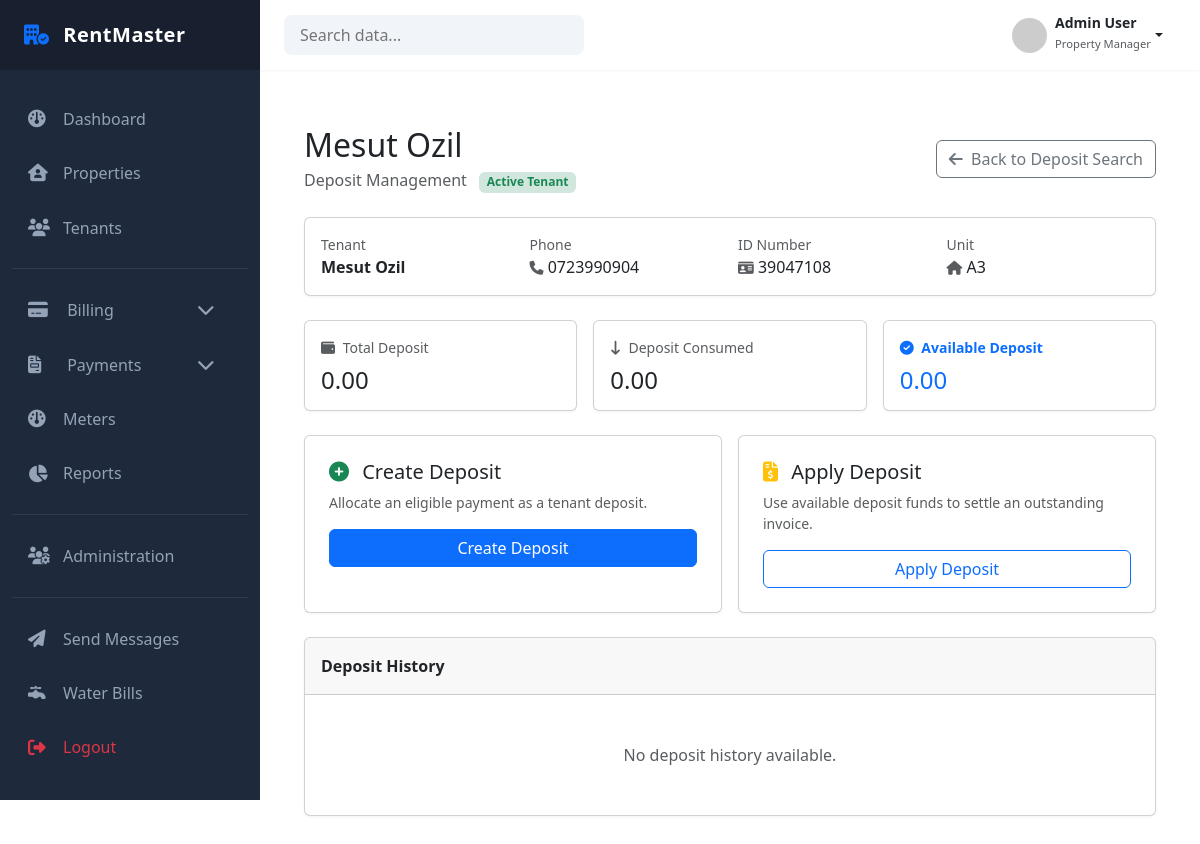
The app's page /finance/deposits/tenant/3/ (signed in) with its own data.
### tenants/models.py (models this page shows, shortened)
class Tenant(models.Model):
    first_name = models.CharField(max_length=100)
    last_name = models.CharField(max_length=100)
    landlord = models.ForeignKey(
        settings.AUTH_USER_MODEL,
        on_delete=models.PROTECT,
        limit_choices_to={"role": "LANDLORD"},
        related_name="tenants"
    )
    phone_number = models.CharField(max_length=20)
    email = models.EmailField(blank=True)
    id_number = models.CharField(max_length=50)
    date_of_birth = models.DateField(null=True, blank=True)
    is_active = models.BooleanField(default=True)
    created_at = models.DateTimeField(auto_now_add=True)
    created_by = models.ForeignKey(
        settings.AUTH_USER_MODEL,
        on_delete=models.PROTECT
    )
    class Meta:
        constraints = [
            UniqueConstraint(
                fields=["id_number", "landlord"],
                name="unique_id_per_landlord"
            ),
            UniqueConstraint(
                fields=["phone_number", "landlord"],
                name="unique_phone_per_landlord"
            )
        ]

class Tenancy(models.Model):
    tenant = models.ForeignKey(
        "Tenant",
        on_delete=models.PROTECT,
        related_name="tenancies"
    )
    unit = models.ForeignKey(
        Unit,
        on_delete=models.PROTECT,
        related_name="tenancies"
    )
    start_date = models.DateField() # when tenancy officially begins
    end_date = models.DateField(null=True, blank=True) # when tenancy ends
    rent_amount = models.DecimalField(max_digits=12, decimal_places=2)
    status = models.CharField(
        max_length=20,
        choices=TenancyStatus.choices,
        default=TenancyStatus.ACTIVE
    )
    created_by = models.ForeignKey(
        settings.AUTH_USER_MODEL,
        on_delete=models.PROTECT,
        related_name="created_tenancies"
    )
    created_at = models.DateTimeField(auto_now_add=True)
    updated_at = models.DateTimeField(auto_now=True)
    class Meta:
        ordering = ["-start_date"]
        constraints = [
            models.UniqueConstraint(
                fields=["unit"],
                condition=Q(status="ACTIVE"),
                name="unique_active_tenancy_per_unit"
            ),
            models.UniqueConstraint(
                fields=["tenant"],
                condition=Q(status="ACTIVE"),
                name="unique_active_tenancy_per_tenant"
            )
        ]

### properties/models.py (models this page shows, shortened)
class Unit(models.Model):
    property = models.ForeignKey(
        Property,
        on_delete=models.PROTECT,
        related_name="units"
    )
    unit_number = models.CharField(max_length=20)
    unit_type = models.CharField(
        max_length=50,
        choices=UnitType.choices
    )
    status = models.CharField(
        max_length=50,
        choices=UnitStatus.choices,
        default=UnitStatus.VACANT
    )
    floor = models.CharField(max_length=20, blank=True)
    is_active = models.BooleanField(default=True)
    created_at = models.DateTimeField(auto_now_add=True)
    class Meta:
        constraints = [
            UniqueConstraint(
                fields=["property", "unit_number"],
                name="unique_unit_number_per_property"
            )
        ]
        ordering = ["unit_number"]

### finance/views/deposit_views.py (the view)
@login_required
def tenant_deposit_view(request, tenant_id):
    try:
        data = get_deposit_dashboard(
            user=request.user,
            tenant_id=tenant_id
        )
        context = {
            "tenant": data["tenant"],
            "tenancy": data["tenancy"],
            "ledger_account": data["ledger_account"],
            "summary": data["summary"],
            "deposit_history": data["deposit_history"],
        }
        return render(
            request,
            "deposits/tenant_deposit.html",
            context
        )
    except PermissionDenied as e:
        messages.error(
            request,
            str(e)
        )
        return redirect(
            "finance:deposit_search"
        )

### finance/services/deposits.py (called while the page is built)
def get_available_deposit(ledger_account):
    deposit_liability = LedgerEntry.objects.filter(
        ledger_account=ledger_account,
        source=SourceChoices.DEPOSIT,
        category=LedgerEntryCategory.LIABILITY,
        entry_type=LedgerEntryType.CREDIT
    ).aggregate(
        total=Sum("amount")
    )["total"] or Decimal("0.00")
    deposit_consumed = LedgerEntry.objects.filter(
        ledger_account=ledger_account,
        source=SourceChoices.DEPOSIT,
        entry_type=LedgerEntryType.CHARGE,
    ).aggregate(
        total=Sum("amount")
    )["total"] or Decimal("0.00")
    available_deposit = (
        deposit_liability - deposit_consumed
    )
    if available_deposit <= Decimal("0.00"):
        return Decimal("0.00")
    return available_deposit

def get_deposit_summary(ledger_account):
    total_deposit = LedgerEntry.objects.filter(
        ledger_account=ledger_account,
        source=SourceChoices.DEPOSIT,
        category=LedgerEntryCategory.LIABILITY,
        entry_type=LedgerEntryType.CREDIT
    ).aggregate(
        total=Sum("amount")
    )["total"] or Decimal("0.00")
    total_consumed = LedgerEntry.objects.filter(
        ledger_account=ledger_account,
        source=SourceChoices.DEPOSIT,
        entry_type=LedgerEntryType.CHARGE,
    ).aggregate(
        total=Sum("amount")
    )["total"] or Decimal("0.00")
    available_deposit = get_available_deposit(ledger_account)
    return {
        "total_deposit": total_deposit,
        "total_consumed": total_consumed,
        "available_deposit": available_deposit
    }

def get_deposit_history(ledger_account):
    entries = LedgerEntry.objects.filter(
        ledger_account=ledger_account,
        source=SourceChoices.DEPOSIT,
    ).exclude(
        category=LedgerEntryCategory.LIABILITY,
        entry_type=LedgerEntryType.CREDIT,
    ).select_related(
        "invoice", "created_by",
    ).order_by(
        "-entry_date", "-created_at"
    )
    return {
        "entries": entries
    }

### finance/services/tenant_access.py (called while the page is built, shortened)
def get_accessible_tenants(user, query=None):
    if user.role == Role.SYSTEM_ADMIN:
        tenants = Tenant.objects.all()
    elif user.role == Role.LANDLORD:
        tenants = Tenant.objects.filter(landlord=user)
    elif user.role == Role.CARETAKER:
        tenants = Tenant.objects.filter(landlord=user.landlord)
    else:
        return Tenant.objects.none()
    return tenants.distinct()

### templates/deposits/tenant_deposit.html (shortened to what this page needs)
{% extends 'dashboard/base_dashboard.html' %}
{% load static %}
{% block extra_css %}
<link rel="stylesheet" href="{% static 'deposits/css/tenant_deposit.css' %}" />
<link href="https://cdn.jsdelivr.net/npm/bootstrap@5.3.0/dist/css/bootstrap.min.css" rel="stylesheet">
<link rel="stylesheet" href="https://cdnjs.cloudflare.com/ajax/libs/font-awesome/6.4.0/css/all.min.css">
{% endblock %}
{% block content %}
<div class="container py-4">
    <header class="d-flex flex-column flex-md-row justify-content-between align-items-md-center mb-4 gap-3">
        <div>
            <h2 class="mb-1">{{ tenant.first_name }} {{ tenant.last_name }}</h2>
            <p class="text-muted mb-0">
                Deposit Management
                <span class="badge bg-success-subtle text-success ms-2">Active Tenant</span>
            </p>
        </div>
        <a href="{% url 'finance:deposit_search' %}" class="btn btn-outline-secondary">
            <i class="fa-solid fa-arrow-left me-1"></i> Back to Deposit Search
        </a>
    </header>
    <section class="card mb-4">
        <div class="card-body py-3">
            <div class="row g-3">
                <div class="col-6 col-md-3"><small class="text-muted d-block">Tenant</small> <strong>{{ tenant.first_name }} {{ tenant.last_name }}</strong></div>
                <div class="col-6 col-md-3"><small class="text-muted d-block">Phone</small> <i class="fa-solid fa-phone small text-muted"></i> {{ tenant.phone_number }}</div>
                <div class="col-6 col-md-3"><small class="text-muted d-block">ID Number</small> <i class="fa-solid fa-id-card small text-muted"></i> {{ tenant.id_number }}</div>
                <div class="col-6 col-md-3"><small class="text-muted d-block">Unit</small> <i class="fa-solid fa-house small text-muted"></i> {{ tenancy.unit.unit_number }}</div>
            </div>
        </div>
    </section>
    <section class="row g-3 mb-4">
        <div class="col-md-4">
            <div class="card h-100 p-3">
                <div class="text-muted small"><i class="fa-solid fa-wallet me-1"></i> Total Deposit</div>
                <h4 class="mt-2 mb-0">{{ summary.total_deposit }}</h4>
            </div>
        </div>
        <div class="col-md-4">
            <div class="card h-100 p-3">
                <div class="text-muted small"><i class="fa-solid fa-arrow-down-long me-1"></i> Deposit Consumed</div>
                <h4 class="mt-2 mb-0">{{ summary.total_consumed }}</h4>
            </div>
        </div>
        <div class="col-md-4">
            <div class="card h-100 p-3 available-card">
                <div class="text-primary small fw-bold"><i class="fa-solid fa-circle-check me-1"></i> Available Deposit</div>
                <h4 class="mt-2 mb-0 text-primary">{{ summary.available_deposit }}</h4>
            </div>
        </div>
    </section>
    <section class="row g-3 mb-4">
        <div class="col-md-6">
            <div class="card h-100 p-4">
                <h5><i class="fa-solid fa-plus-circle text-success me-2"></i> Create Deposit</h5>
                <p class="text-muted small">Allocate an eligible payment as a tenant deposit.</p>
                <a href="{% url 'finance:create_deposit' tenant.id %}" class="btn btn-primary w-100">Create Deposit</a>
            </div>
        </div>
        <div class="col-md-6">
            <div class="card h-100 p-4">
                <h5><i class="fa-solid fa-file-invoice-dollar text-warning me-2"></i> Apply Deposit</h5>
                <p class="text-muted small">Use available deposit funds to settle an outstanding invoice.</p>
                <button class="btn btn-outline-primary w-100">Apply Deposit</button>
            </div>
        </div>
    </section>
    <section class="card mb-4">
        <div class="card-header py-3">Deposit History</div>
        {% if deposit_history %}
        <div class="table-responsive">
            <table class="table table-hover align-middle mb-0">
                <thead class="table-light">
                    <tr>
                        <th class="ps-4">Date</th>
                        <th>Type</th>
                        <th>Category</th>
                        <th>Description</th>
                        <th class="text-end pe-4">Amount</th>
                    </tr>
                </thead>
                <tbody>
                    {% for entry in deposit_history %}
                    <tr>
                        <td class="ps-4">{{ entry.entry_date }}</td>
                        <td>
                            {% if entry.entry_type == "CREDIT" %}
                            <span class="badge bg-success-subtle text-success">Credit</span>
                            {% elif entry.entry_type == "CHARGE" %}
                            <span class="badge bg-danger-subtle text-danger">Charge</span>
                            {% else %}
                            <span class="badge bg-secondary">{{ entry.entry_type }}</span>
                            {% endif %}
                        </td>
                        <td>{{ entry.category }}</td>
                        <td>{{ entry.description }}</td>
                        <td class="text-end pe-4 fw-bold">{{ entry.amount }}</td>
                    </tr>
                    {% endfor %}
                </tbody>
            </table>
        </div>
        {% else %}
        <div class="text-center py-5">
            <p class="text-muted mb-0">
                No deposit history available.
            </p>
        </div>
        {% endif %}
    </section>
</div>
{% endblock %}

### static/dashboard/css/dashboard.css (style rules this page uses)
:root { --sidebar-width: 260px; --primary-color: #2563eb; --dark-blue: #1e293b; --light-bg: #f8fafc; --top-navbar-height: 70px; }
body { font-family: "Inter", sans-serif; background-color: var(--light-bg); overflow-x: hidden; }

### static/deposits/css/tenant_deposit.css (style rules this page uses)
body { background-color: #f8f9fa; color: #333; }
.card { border: 1px solid #e9ecef; border-radius: 8px; box-shadow: 0 1px 3px rgba(0,0,0,0.05); }
.card-header { background-color: #fff; border-bottom: 1px solid #e9ecef; font-weight: 600; }
.available-card { border: 2px solid #0d6efd; background-color: #f0f7ff; }
.badge { font-weight: 500; font-size: 0.75rem; }

### records on screen
Tenant: first_name "Mesut", last_name "Ozil", phone_number "0723990904", id_number "39047108"
Tenancy: unit.unit_number "A3"

### other values on screen
{{ summary.total_deposit }} "0.00"
{{ summary.total_consumed }} "0.00"
{{ summary.available_deposit }} "0.00"
